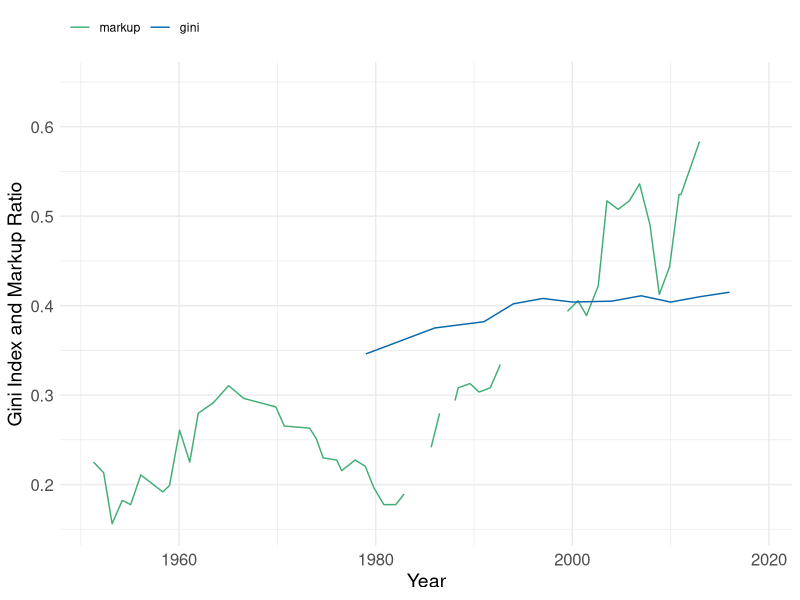

Recreate this plot in R. (Note: this script raises an error after producing the figure.)
#Graph Designer: Harriet Brookes-Gray 
#Authors: Bowles and Halliday
#Title: Coordination, Conflict and Competition: A Text in Microeconomics

require(shape)
library(tidyverse)
library(lubridate)
library(readxl)
library(readr)


markup_data <- read_excel("competitionmarkets/loecker_barkai/LBdf_data.xlsx")
gini_data <- read_excel("competitionmarkets/Gini Index Data/US_gini_index.xlsx")

gini_data$`Gini Index` <- as.numeric(as.character(gini_data$`Gini Index`))

p <-  ggplot() +
  geom_line(data = markup_data, aes(x=year, y=markup, color = "markup"), na.rm = TRUE) +
  geom_line(data = gini_data, aes(x=Year, y= gini_index, color = "gini", group = 1), na.rm = TRUE) +
  ylab("Gini Index and Markup Ratio") + 
  xlab("Year") +
  theme_minimal() +
  theme(axis.text=element_text(size=12),
        axis.title=element_text(size=14)) +
  guides(color = guide_legend(reverse = TRUE)) +
  theme(legend.position='top', 
        legend.justification='left',
        legend.direction="horizontal", 
        legend.title = element_blank()) + 
  scale_colour_manual(values=c("#0868ac","#41ae76"))

p

p1 <-  ggplot() +
  geom_line(data = markup_data, aes(x=year, y=markup, color = "markup"), na.rm = TRUE) +
  geom_line(data = gini_data, aes(x=Year, y= gini_index, color = "gini", group = 1), na.rm = TRUE) +
  ylab("Gini Index and Markup Ratio") + 
  xlab("Year") +
  theme_minimal() +
  theme(axis.text=element_text(size=12),
        axis.title=element_text(size=14)) +
  guides(color = guide_legend(reverse = TRUE)) +
  theme(legend.position='top', 
        legend.justification='left',
        legend.direction="horizontal", 
        legend.title = element_blank()) + 
  scale_colour_manual(values=c("#0868ac","#41ae76")) +
  facet_grid(markup_data)

p1
